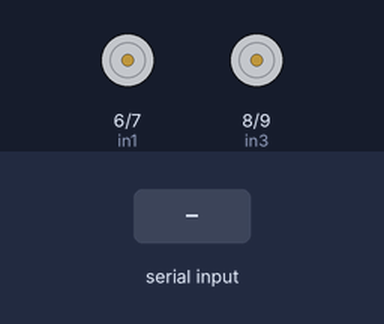
The sketch below on a simulated Arduino Uno, built with avr-gcc and run on an emulated ATmega328P. On the bench: motor-driver pin pairs drawn as motors (green arrow = first pin HIGH = forward, orange = second pin HIGH = backward, longer = more drive, scaled by the enable pin). The inputs (shaded band) are chosen by the test bench.

Above: at 1.2 s.
1.3 s: "F" received over Serial
At 2.5 s:
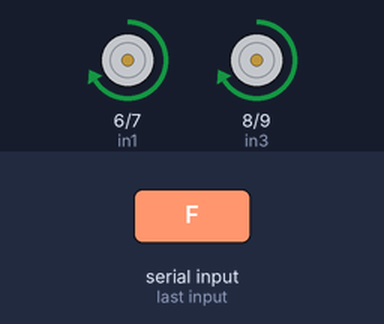
2.8 s: "B" received over Serial
At 3.8 s:
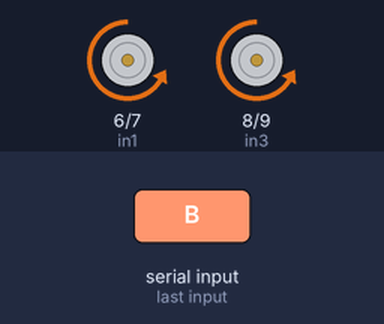
4.3 s: "R" received over Serial
At 5.0 s:
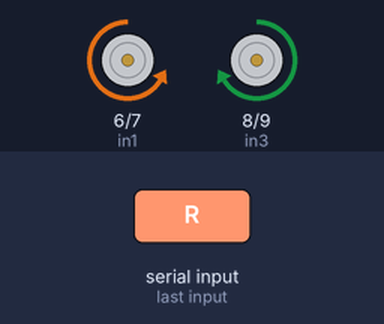
5.8 s: "L" received over Serial
At 6.1 s:
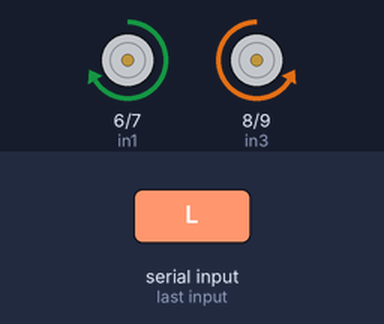
7.3 s: "S" received over Serial
At 8.4 s:
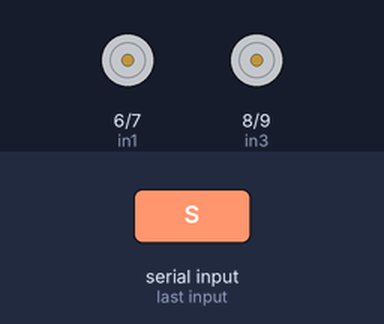
Timing chart, 0 to 9.8 s (numbered marks = the images above; inputs shaded):
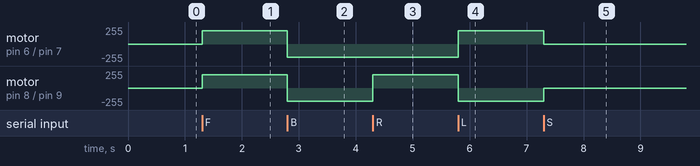

The sketch:

bluetooth_control.ino
```cpp
#define enA 10  //H_bridge Pins
#define in1 6   //H_bridge Pins
#define in2 7   //H_bridge Pins
#define in3 8   //H_bridge Pins
#define in4 9   //H_bridge Pins
#define enB 11  //H_bridge Pins


char x = "";  //for bluetooth read

void setup() {

pinMode(enA, OUTPUT); //  Pin enA as output
pinMode(in1, OUTPUT); //  Pin in1 as output
pinMode(in2, OUTPUT); //  Pin in2 as output
pinMode(in3, OUTPUT); //  Pin in3 as output
pinMode(in4, OUTPUT); //  Pin in4 as output
pinMode(enB, OUTPUT); //  Pin enB as output

 Serial.begin(9600);

analogWrite(enA, 200); //speed range 0 - 255
analogWrite(enB, 200); //speed range 0 - 255

}

void loop() {

    x = Serial.read();

    switch (x) {
      case'F' :
        forward();
        break;

      case'B' :
        Backward();
        break;

      case'R' :
        turnRight();
        break;

      case'L' :
        turnLeft();
        break;

      case'S' :
        Stop();
        break;
    }

}


void forward(){
digitalWrite(in1, HIGH); //Right Motor forward Pin
digitalWrite(in2, LOW);  //Right Motor backward Pin
digitalWrite(in3, HIGH); //Left Motor forward Pin
digitalWrite(in4, LOW);  //Left Motor backward Pin

}

void Backward(){
digitalWrite(in1, LOW);  //Right Motor forward Pin
digitalWrite(in2, HIGH); //Right Motor backward Pin
digitalWrite(in3, LOW);  //Left Motor forward Pin
digitalWrite(in4, HIGH); //Left Motor backward Pin
}


void turnRight(){
digitalWrite(in1, LOW);  //Right Motor forward Pin
digitalWrite(in2, HIGH); //Right Motor backword Pin
digitalWrite(in3, HIGH); //Left Motor forward Pin
digitalWrite(in4, LOW);  //Left Motor backward Pin

}

void turnLeft(){
digitalWrite(in1, HIGH); //Right Motor forward Pin
digitalWrite(in2, LOW);  //Right Motor backward Pin
digitalWrite(in3, LOW);  //Left Motor forward Pin
digitalWrite(in4, HIGH); //Left Motor backward Pin

}

void Stop(){
digitalWrite(in1, LOW); //Right Motor forward Pin
digitalWrite(in2, LOW); //Right Motor backward Pin
digitalWrite(in3, LOW); //Left Motor forward Pin
digitalWrite(in4, LOW); //Left Motor backward Pin
}
```

Measured:
- after the input at 1.3 s, motor on pin 6 (in1) / pin 7 (in2), motor on pin 8 (in3) / pin 9 (in4): stopped → forward 200/255 at once
- after the input at 2.8 s, motor on pin 6 (in1) / pin 7 (in2), motor on pin 8 (in3) / pin 9 (in4): forward 200/255 → backward 200/255 at once
- after the input at 4.3 s, motor on pin 8 (in3) / pin 9 (in4): backward 200/255 → forward 200/255 at once
- after the input at 5.8 s, motor on pin 6 (in1) / pin 7 (in2): backward 200/255 → forward 200/255 at once; motor on pin 8 (in3) / pin 9 (in4): forward 200/255 → backward 200/255 at once
- after the input at 7.3 s, motor on pin 6 (in1) / pin 7 (in2): forward 200/255 → stopped at once; motor on pin 8 (in3) / pin 9 (in4): backward 200/255 → stopped at once
